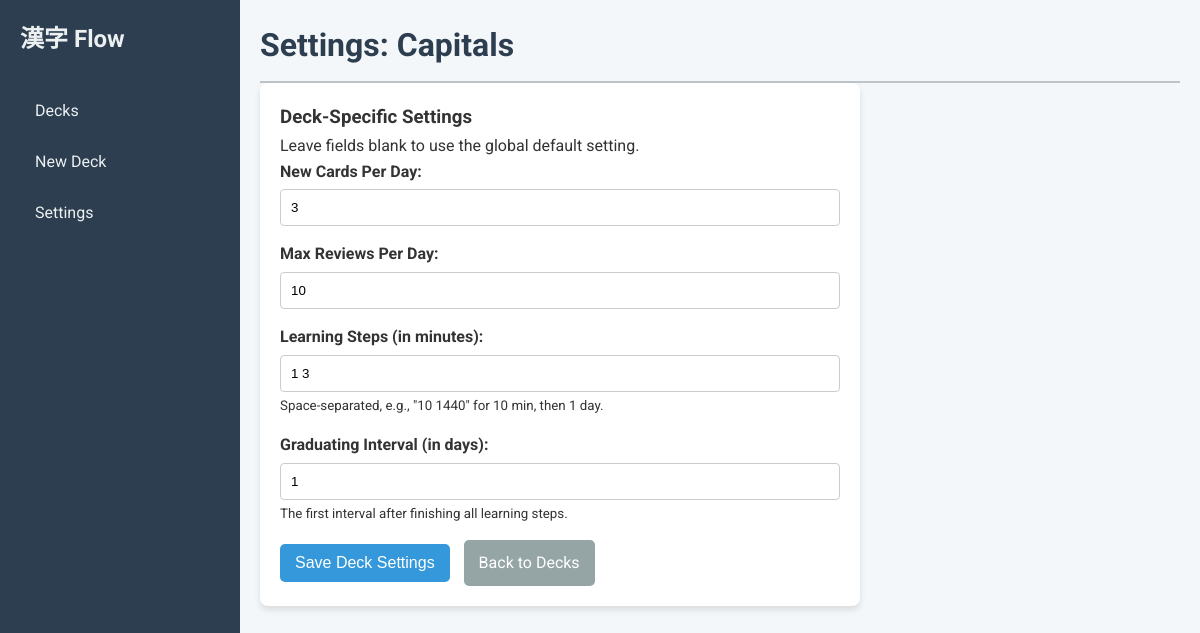
The app's page /settings/1 with its own data.
### tables this page shows
CREATE TABLE decks (
            id INTEGER PRIMARY KEY AUTOINCREMENT,
            name TEXT NOT NULL UNIQUE,
            card_template TEXT NOT NULL,
            card_css TEXT NOT NULL,
            new_cards_per_day INTEGER,
            max_reviews_per_day INTEGER,
            learning_steps TEXT,
            graduating_interval INTEGER
        );

### app/main.py (the view)
@app.get("/settings/{deck_id}", response_class=HTMLResponse)
async def deck_settings_page(request: Request, deck_id: int, db: sqlite3.Connection = Depends(get_database)):
    deck = crud.get_deck(db, deck_id)
    if not deck:
        return RedirectResponse(url="/decks")
    global_new = crud.get_setting(db, "new_cards_per_day") or "5"
    global_max = crud.get_setting(db, "max_reviews_per_day") or "20"
    return templates.TemplateResponse(
        "settings_deck.html",
        {
            "request": request,
            "deck": deck,
            "global_new_cards_per_day": global_new,
            "global_max_reviews_per_day": global_max,
            "message": None
        }
    )

### templates/settings_deck.html (shortened to what this page needs)
{% extends "base.html" %}
{% block page_title %}Settings: {{ deck.name }}{% endblock %}
{% block content %}
    <div class="card form-card">
        <h3>Deck-Specific Settings</h3>
        <p>Leave fields blank to use the global default setting.</p>
        <form action="/settings/{{ deck.id }}" method="post">
            <div class="form-group">
                <label for="new_cards_per_day">New Cards Per Day:</label>
                <input type="number" id="new_cards_per_day" name="new_cards_per_day" value="{{ deck.new_cards_per_day or '' }}" placeholder="Global Default: {{ global_new_cards_per_day }}" min="1">
            </div>
            <div class="form-group">
                <label for="max_reviews_per_day">Max Reviews Per Day:</label>
                <input type="number" id="max_reviews_per_day" name="max_reviews_per_day" value="{{ deck.max_reviews_per_day or '' }}" placeholder="Global Default: {{ global_max_reviews_per_day }}" min="1">
            </div>
            <div class="form-group">
                <label for="learning_steps">Learning Steps (in minutes):</label>
                <input type="text" id="learning_steps" name="learning_steps" value="{{ deck.learning_steps or '' }}" placeholder="Global: {{ global_learning_steps }}">
                <small>Space-separated, e.g., "10 1440" for 10 min, then 1 day.</small>
            </div>
            <div class="form-group">
                <label for="graduating_interval">Graduating Interval (in days):</label>
                <input type="number" id="graduating_interval" name="graduating_interval" value="{{ deck.graduating_interval or '' }}" placeholder="Global: {{ global_graduating_interval }}" min="1">
                <small>The first interval after finishing all learning steps.</small>
            </div>
            <button type="submit" class="btn btn-primary">Save Deck Settings</button>
            <a href="/decks" class="btn btn-secondary">Back to Decks</a>
        </form>
    </div>
{% endblock %}

### static/css/style.css (style rules this page uses)
* { box-sizing: border-box; margin: 0; }
body { font-family: 'Roboto', 'Noto Sans JP', sans-serif; background-color: #f4f7f9; color: #333; line-height: 1.6; }
.card { background-color: #ffffff; border-radius: 8px; box-shadow: 0 4px 6px rgba(0, 0, 0, 0.1); padding: 20px; margin-bottom: 20px; }
.form-card { max-width: 600px; }
.form-group { margin-bottom: 15px; }
.form-group label { display: block; margin-bottom: 5px; font-weight: 700; }
.form-group input[type="text"], .form-group input[type="number"] { width: 100%; padding: 10px; border: 1px solid #ccc; border-radius: 4px; }
.btn { padding: 10px 15px; border: none; border-radius: 5px; cursor: pointer; font-size: 1em; text-decoration: none; display: inline-block; margin-right: 10px; }
.btn-primary { background-color: #3498db; color: white; }
.btn-secondary { background-color: #95a5a6; color: white; }

### records on screen
decks: name "Capitals", new_cards_per_day "3", max_reviews_per_day "10", learning_steps "1 3", graduating_interval "1"
